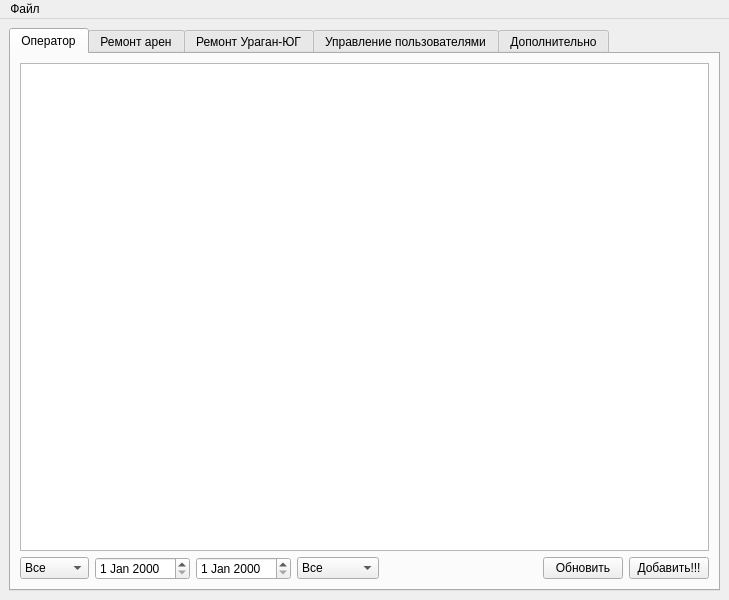
<?xml version="1.0" encoding="UTF-8"?>
<ui version="4.0">
 <class>MainWindow</class>
 <widget class="QMainWindow" name="MainWindow">
  <property name="geometry">
   <rect>
    <x>0</x>
    <y>0</y>
    <width>729</width>
    <height>600</height>
   </rect>
  </property>
  <property name="windowTitle">
   <string>MainWindow</string>
  </property>
  <widget class="QWidget" name="centralWidget">
   <layout class="QVBoxLayout" name="verticalLayout_2">
    <item>
     <widget class="QTabWidget" name="tabWidget">
      <property name="currentIndex">
       <number>0</number>
      </property>
      <widget class="QWidget" name="operator">
       <attribute name="title">
        <string>Оператор</string>
       </attribute>
       <layout class="QVBoxLayout" name="verticalLayout_3">
        <item>
         <layout class="QVBoxLayout" name="verticalLayout">
          <item>
           <widget class="QTableView" name="operatorTable"/>
          </item>
          <item>
           <layout class="QHBoxLayout" name="horizontalLayout">
            <item>
             <widget class="QComboBox" name="operatorDeviceTypeFilter">
              <item>
               <property name="text">
                <string>Все</string>
               </property>
              </item>
              <item>
               <property name="text">
                <string>Арена</string>
               </property>
              </item>
              <item>
               <property name="text">
                <string>Ураган</string>
               </property>
              </item>
             </widget>
            </item>
            <item>
             <widget class="QDateEdit" name="operatorDateAfter"/>
            </item>
            <item>
             <widget class="QDateEdit" name="operatorDateBefore"/>
            </item>
            <item>
             <widget class="QComboBox" name="operatorState">
              <item>
               <property name="text">
                <string>Все</string>
               </property>
              </item>
              <item>
               <property name="text">
                <string>Снятые</string>
               </property>
              </item>
              <item>
               <property name="text">
                <string>В работе</string>
               </property>
              </item>
              <item>
               <property name="text">
                <string>Готовые</string>
               </property>
              </item>
             </widget>
            </item>
            <item>
             <spacer name="horizontalSpacer_2">
              <property name="orientation">
               <enum>Qt::Horizontal</enum>
              </property>
              <property name="sizeHint" stdset="0">
               <size>
                <width>40</width>
                <height>20</height>
               </size>
              </property>
             </spacer>
            </item>
            <item>
             <widget class="QPushButton" name="operatorRefreshButton">
              <property name="text">
               <string>Обновить</string>
              </property>
             </widget>
            </item>
            <item>
             <widget class="QPushButton" name="operatorAddIncidentButton">
              <property name="text">
               <string>Добавить!!!</string>
              </property>
             </widget>
            </item>
           </layout>
          </item>
         </layout>
        </item>
       </layout>
      </widget>
      <widget class="QWidget" name="arena">
       <attribute name="title">
        <string>Ремонт арен</string>
       </attribute>
       <layout class="QVBoxLayout" name="verticalLayout_5">
        <item>
         <layout class="QVBoxLayout" name="verticalLayout_4">
          <item>
           <widget class="QTableView" name="arenaTable"/>
          </item>
          <item>
           <layout class="QHBoxLayout" name="horizontalLayout_2">
            <item>
             <widget class="QDateEdit" name="arenaDateAfter"/>
            </item>
            <item>
             <widget class="QDateEdit" name="arenaDateBefore"/>
            </item>
            <item>
             <widget class="QComboBox" name="arenaState"/>
            </item>
            <item>
             <spacer name="horizontalSpacer">
              <property name="orientation">
               <enum>Qt::Horizontal</enum>
              </property>
              <property name="sizeHint" stdset="0">
               <size>
                <width>40</width>
                <height>20</height>
               </size>
              </property>
             </spacer>
            </item>
            <item>
             <widget class="QPushButton" name="arenaRefresh">
              <property name="text">
               <string>Обновить</string>
              </property>
             </widget>
            </item>
           </layout>
          </item>
         </layout>
        </item>
       </layout>
      </widget>
      <widget class="QWidget" name="uragan">
       <attribute name="title">
        <string>Ремонт Ураган-ЮГ</string>
       </attribute>
       <layout class="QVBoxLayout" name="verticalLayout_7">
        <item>
         <layout class="QVBoxLayout" name="verticalLayout_6">
          <item>
           <widget class="QTableView" name="uraganTable"/>
          </item>
          <item>
           <layout class="QHBoxLayout" name="horizontalLayout_3">
            <item>
             <widget class="QDateEdit" name="uraganDateAfter"/>
            </item>
            <item>
             <widget class="QDateEdit" name="uraganDateBefore"/>
            </item>
            <item>
             <widget class="QComboBox" name="uraganState"/>
            </item>
            <item>
             <spacer name="horizontalSpacer_3">
              <property name="orientation">
               <enum>Qt::Horizontal</enum>
              </property>
              <property name="sizeHint" stdset="0">
               <size>
                <width>40</width>
                <height>20</height>
               </size>
              </property>
             </spacer>
            </item>
            <item>
             <widget class="QPushButton" name="uraganRefresh">
              <property name="text">
               <string>PushButton</string>
              </property>
             </widget>
            </item>
           </layout>
          </item>
         </layout>
        </item>
       </layout>
      </widget>
      <widget class="QWidget" name="usermanagement">
       <attribute name="title">
        <string>Управление пользователями</string>
       </attribute>
      </widget>
      <widget class="QWidget" name="more">
       <attribute name="title">
        <string>Дополнительно</string>
       </attribute>
      </widget>
     </widget>
    </item>
   </layout>
  </widget>
  <widget class="QMenuBar" name="menuBar">
   <property name="geometry">
    <rect>
     <x>0</x>
     <y>0</y>
     <width>729</width>
     <height>23</height>
    </rect>
   </property>
   <widget class="QMenu" name="menu">
    <property name="title">
     <string>Файл</string>
    </property>
    <addaction name="connectToDB"/>
    <addaction name="settings"/>
   </widget>
   <addaction name="menu"/>
  </widget>
  <action name="connectToDB">
   <property name="text">
    <string>Соединиться с БД</string>
   </property>
  </action>
  <action name="settings">
   <property name="text">
    <string>Настройки программы</string>
   </property>
  </action>
 </widget>
 <resources/>
 <connections/>
</ui>
